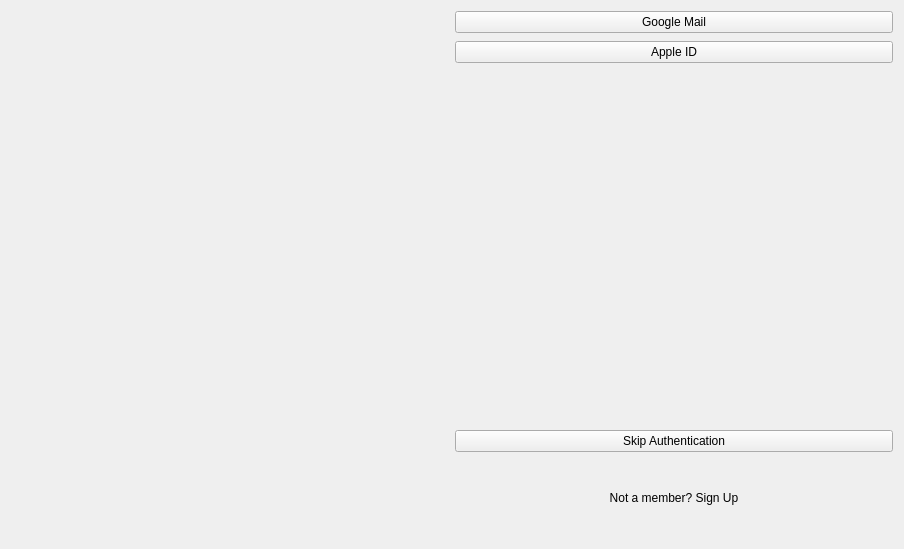
<?xml version="1.0" encoding="UTF-8"?>
<ui version="4.0">
 <class>SPTAuthenticate</class>
 <widget class="QWidget" name="SPTAuthenticate">
  <property name="geometry">
   <rect>
    <x>0</x>
    <y>0</y>
    <width>904</width>
    <height>549</height>
   </rect>
  </property>
  <property name="windowTitle">
   <string>Form</string>
  </property>
  <layout class="QGridLayout" name="gridLayout">
   <item row="0" column="0">
    <layout class="QVBoxLayout" name="verticalLayout_2">
     <item>
      <layout class="QHBoxLayout" name="horizontalLayout_3">
       <item>
        <layout class="QHBoxLayout" name="horizontalLayout">
         <item>
          <widget class="QLabel" name="imgLogo">
           <property name="text">
            <string/>
           </property>
           <property name="pixmap">
            <pixmap>:res/images/spectrum.png</pixmap>
           </property>
          </widget>
         </item>
        </layout>
       </item>
       <item>
        <layout class="QVBoxLayout" name="verticalLayout">
         <property name="spacing">
          <number>8</number>
         </property>
         <item>
          <widget class="QPushButton" name="btnGoogleMail">
           <property name="text">
            <string>Google Mail</string>
           </property>
          </widget>
         </item>
         <item>
          <widget class="QPushButton" name="btnAppleID">
           <property name="text">
            <string>Apple ID</string>
           </property>
          </widget>
         </item>
         <item>
          <spacer name="verticalSpacer">
           <property name="orientation">
            <enum>Qt::Orientation::Vertical</enum>
           </property>
           <property name="sizeHint" stdset="0">
            <size>
             <width>20</width>
             <height>40</height>
            </size>
           </property>
          </spacer>
         </item>
         <item>
          <widget class="QPushButton" name="btnSkipAuthen">
           <property name="text">
            <string>Skip Authentication</string>
           </property>
          </widget>
         </item>
        </layout>
       </item>
      </layout>
     </item>
     <item>
      <layout class="QHBoxLayout" name="horizontalLayout_2">
       <item>
        <widget class="QLabel" name="label_2">
         <property name="text">
          <string/>
         </property>
        </widget>
       </item>
       <item>
        <widget class="QLabel" name="label_3">
         <property name="minimumSize">
          <size>
           <width>0</width>
           <height>80</height>
          </size>
         </property>
         <property name="text">
          <string>Not a member? Sign Up</string>
         </property>
         <property name="alignment">
          <set>Qt::AlignmentFlag::AlignCenter</set>
         </property>
        </widget>
       </item>
      </layout>
     </item>
    </layout>
   </item>
  </layout>
 </widget>
 <resources/>
 <connections/>
</ui>
